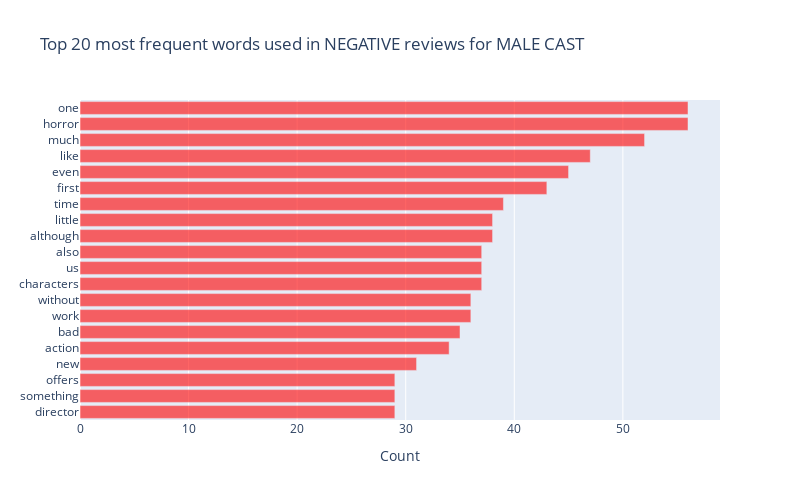

This figure's notebook cell:
### Code cell
import plotly.graph_objects as go

trace_1 = go.Bar(
    x=word_count,
    y=words,
    opacity = 0.6,
    marker_color = 'red',
    orientation='h'
)

traces = [trace_1]
layout = go.Layout(barmode='overlay',
                   title='Top 20 most frequent words used in NEGATIVE reviews for MALE CAST',
                   xaxis=dict( title='Count'),
                   paper_bgcolor='white',
                   uniformtext_minsize=1, 
                   uniformtext_mode='show',
                   autosize=False,
                   width=800,
                   height=500,
)

fig1 = go.Figure(data=traces, layout=layout)
iplot(fig1)

#https://plotly.com/python/static-image-export/
#fig1.write_image("/Users/gina/Documents/allWomen/Final project/images/Sentiment Analysis/fig5.png")
#https://plotly.com/python/interactive-html-export/
fig1.write_html("/Users/gina/Documents/allWomen/Final project/images/Sentiment Analysis/no stopwords data/fig12.html")
fig1.write_image("/Users/gina/Documents/allWomen/Final project/images/Sentiment Analysis/no stopwords data/fig12.svg")

### Figure 1 — Plotly figure (JSON) as saved in the notebook; plotly's stock layout.template omitted (floating-point values rounded to 4 significant figures)
{"data": [{"marker": {"color": "red"}, "opacity": 0.6, "orientation": "h", "type": "bar", "x": [29, 29, 29, 31, 34, 35, 36, 36, 37, 37, 37, 38, 38, 39, 43, 45, 47, 52, 56, 56], "y": ["director", "something", "offers", "new", "action", "bad", "work", "without", "characters", "us", "also", "although", "little", "time", "first", "even", "like", "much", "horror", "one"]}], "layout": {"autosize": false, "barmode": "overlay", "height": 500, "paper_bgcolor": "white", "title": {"text": "Top 20 most frequent words used in NEGATIVE reviews for MALE CAST"}, "uniformtext": {"minsize": 1, "mode": "show"}, "width": 800, "xaxis": {"title": {"text": "Count"}}}}
